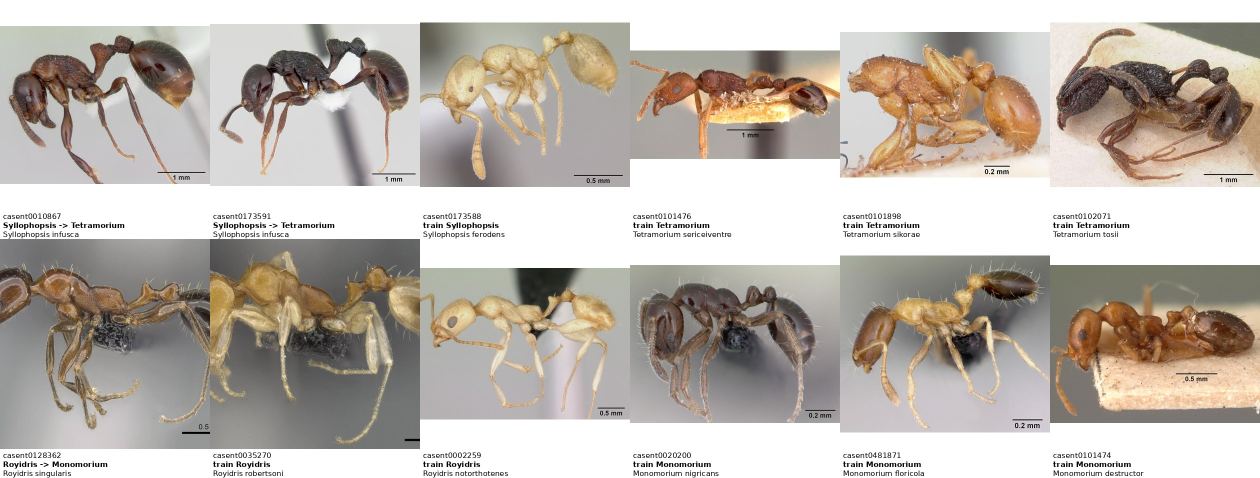
#> input picture reports/confusions_pairs.jpg, 2520 x 956 px (shown at 1/2 size)
$ python -i 20_image_stats.py   (imports and definitions only)
#> lines starting #> are read from the running program, lines starting #| are printed output that depends on the picture
#!/usr/bin/env python3
"""Per-image photo-condition measurements for the confound analysis.

For every row of data/dataset.csv, writes one row to
reports/confounds/image_stats.csv. Offline; reads only data/ and writes only
reports/confounds/.

Measured from the pixels (luminance = 0.299 R + 0.587 G + 0.114 B):

  border_r, border_g, border_b   median RGB of the border region: every pixel
                                 within 5 % of the width (left/right) or 5 % of
                                 the height (top/bottom) of an edge
  border_brightness              mean luminance of that region (0-255)
  warm_cool                      border_r - border_b (> 0 warm, < 0 cool)
  width, height, aspect, file_bytes
  dark_frac                      share of the image with luminance below half
                                 the border's median luminance (ant + pin +
                                 scale bar; relative, so exposure-independent)
  dark_frac_abs                  share with luminance below 60 (absolute)
  scalebar_*                     see detect_scalebar()

The scale bar's mm label (0.2 / 0.5 / 1 / 2 mm ...) is drawn into the
pixels only; neither the image file name nor the metadata (image_title,
image_url, GBIF fields) carries it, and no OCR is available offline, so
scalebar_mm is left empty for every row. scalebar_px alone does not give the
magnification.

Joined columns: genus, subfamily, creator, image_source, typeStatus,
is_type, rightsHolder, rights_year_start / rights_year_end (the year range in
rightsHolder, e.g. "California Academy of Sciences, 2000-2008"), split, and
from data/image_manifest.csv sha256, source_url, match_method, source3
(commons_original / commons_thumbnail / gbif_cache) and is_commons_thumb_1280.
"""
from __future__ import annotations

import logging
import re
import sys
from pathlib import Path

import numpy as np
import pandas as pd
from PIL import Image
from scipy import ndimage
from tqdm import tqdm

sys.path.insert(0, str(Path(__file__).resolve().parent))
from gbif_client import setup_logging  # noqa: E402

ROOT = Path(__file__).resolve().parents[1]
DATA = ROOT / "data"
OUT_DIR = ROOT / "reports" / "confounds"
OUT = OUT_DIR / "image_stats.csv"

BORDER = 0.05
DARK_ABS = 60
# scale bar: a solid near-black horizontal rectangle near the bottom
BAR_LUM = 60          # bar pixels are near black
BAR_REGION = 0.35     # bottom 35 % of the image (some bars sit at ~70 % height)
BAR_MIN_LEN = 20      # px
BAR_THICK = (2, 16)   # px
BAR_MIN_ELONG = 5.0   # length / thickness
BAR_MIN_FILL = 0.50   # share of the bounding box that is dark (end ticks and
                      # anti-aliased edge rows lower it)
BAR_FULL_ROW = 0.97   # a row counts as full if dark over this share of the length
BAR_MIN_FULL_ROWS = 2 # ... and the bar needs at least this many full rows
BAR_CLEAR = 0.80      # share of the rows just above/below the bar that is not dark
# second style: a thin (1-4 px) straight line, darker or lighter than its
# surroundings, usually with end ticks (older AntWeb images)
LINE_K = 3            # compare each row with the rows 3 px above and below
LINE_T = 10           # ... and require a same-sign difference above this (0-255)
LINE_MIN_LEN = 60     # px
LINE_MAX_TH = 4       # px
LINE_ROW = 0.90       # at least one row covered over this share of the length

log = logging.getLogger("image_stats")


def luminance(rgb: np.ndarray) -> np.ndarray:
    return rgb[..., 0] * 0.299 + rgb[..., 1] * 0.587 + rgb[..., 2] * 0.114


def border_mask(h: int, w: int) -> np.ndarray:
    bh, bw = max(1, round(BORDER * h)), max(1, round(BORDER * w))
    m = np.zeros((h, w), bool)
    m[:bh], m[-bh:], m[:, :bw], m[:, -bw:] = True, True, True, True
    return m


# [88 lines left out: functions detect_thin_line, detect_scalebar, not called in this run]


def measure(path: Path) -> dict:
#> called with path = '../reports/confusions_pairs.jpg'
    with Image.open(path) as im:
#> im is the input picture: PIL image 2520x956 RGB; mean R, G, B 189.6, 181.8, 173.7
        rgb = np.asarray(im.convert("RGB"), dtype=np.float32)
    h, w = rgb.shape[:2]
#> h = 956; w = 2520
    lum = luminance(rgb)
#> in luminance, `return rgb[..., 0] * 0.299 + rgb[..., 1] * 0.587 + rgb[..., 2] * 0.114`:
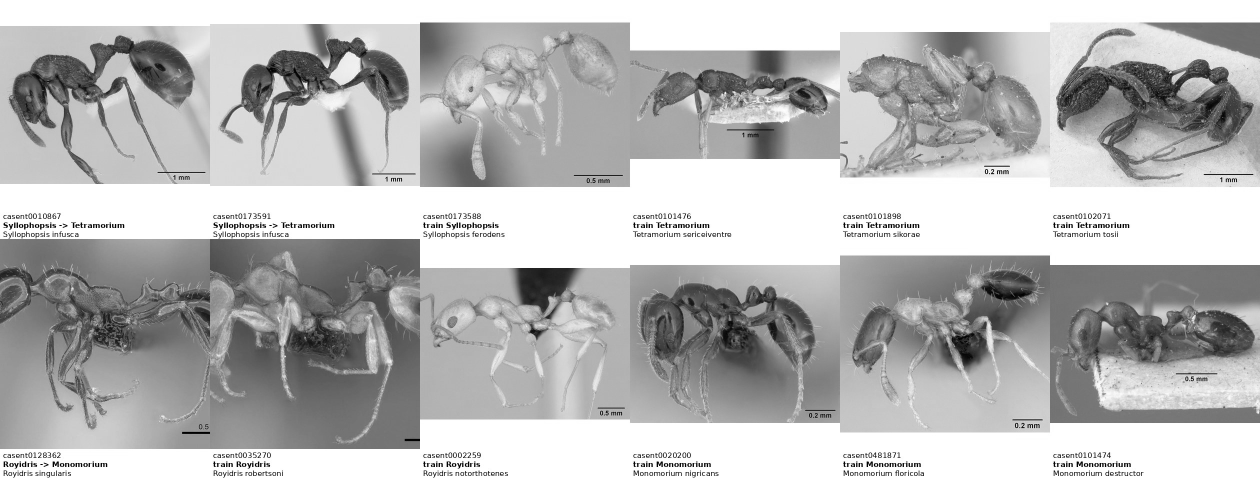
#> returned value: shape (956, 2520) float32 (shown at 1/2 size); min 0, max 255, mean 183.2
    bm = border_mask(h, w)
    med = np.median(rgb[bm], axis=0)
#> med = [255, 255, 255]
    bg_lum_med = float(np.median(lum[bm]))
#> bg_lum_med = 255
#> (the run stopped early here; a loop or call above may not have finished)

$ run again, on reports/contact_sheet.jpg
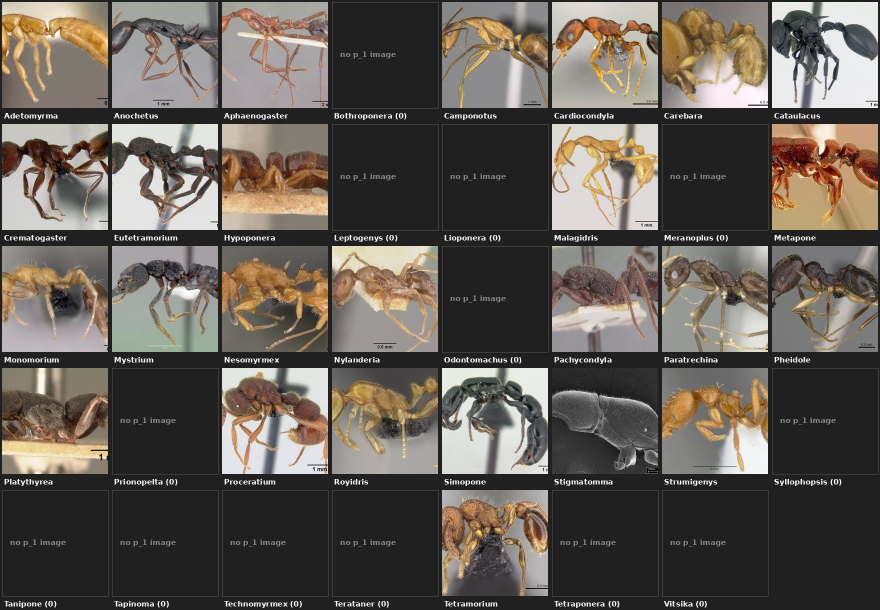
#> input picture reports/contact_sheet.jpg, 1760 x 1220 px (shown at 1/2 size)
#> in measure, im is the input picture: PIL image 1760x1220 RGB; mean R, G, B 99.9, 93.2, 85.9
#> in luminance, `return rgb[..., 0] * 0.299 + rgb[..., 1] * 0.587 + rgb[..., 2] * 0.114`:
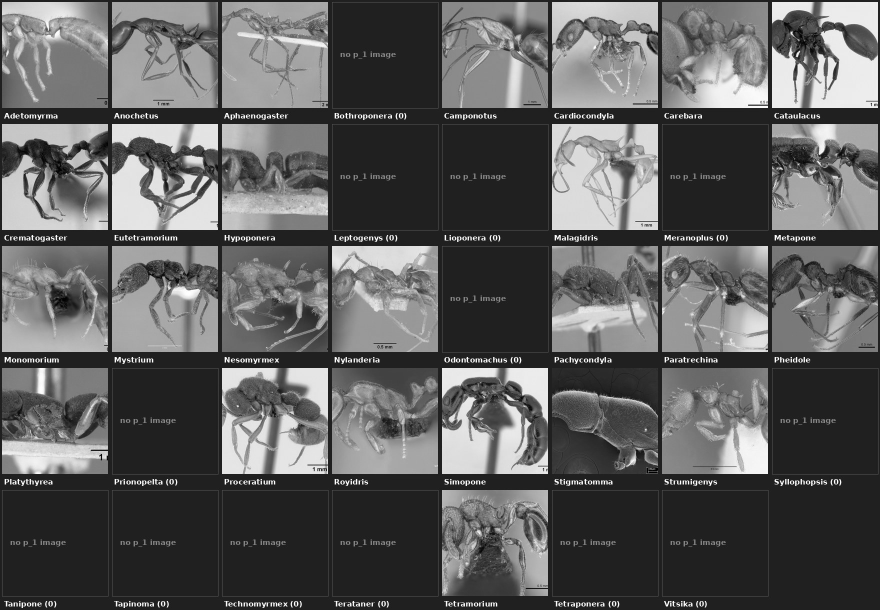
#> returned value: shape (1220, 1760) float32 (shown at 1/2 size); min 0, max 255, mean 94.4
#> med = [65, 56, 42]
#> bg_lum_med = 58.94

$ run again, on reports/errors_sheet.jpg
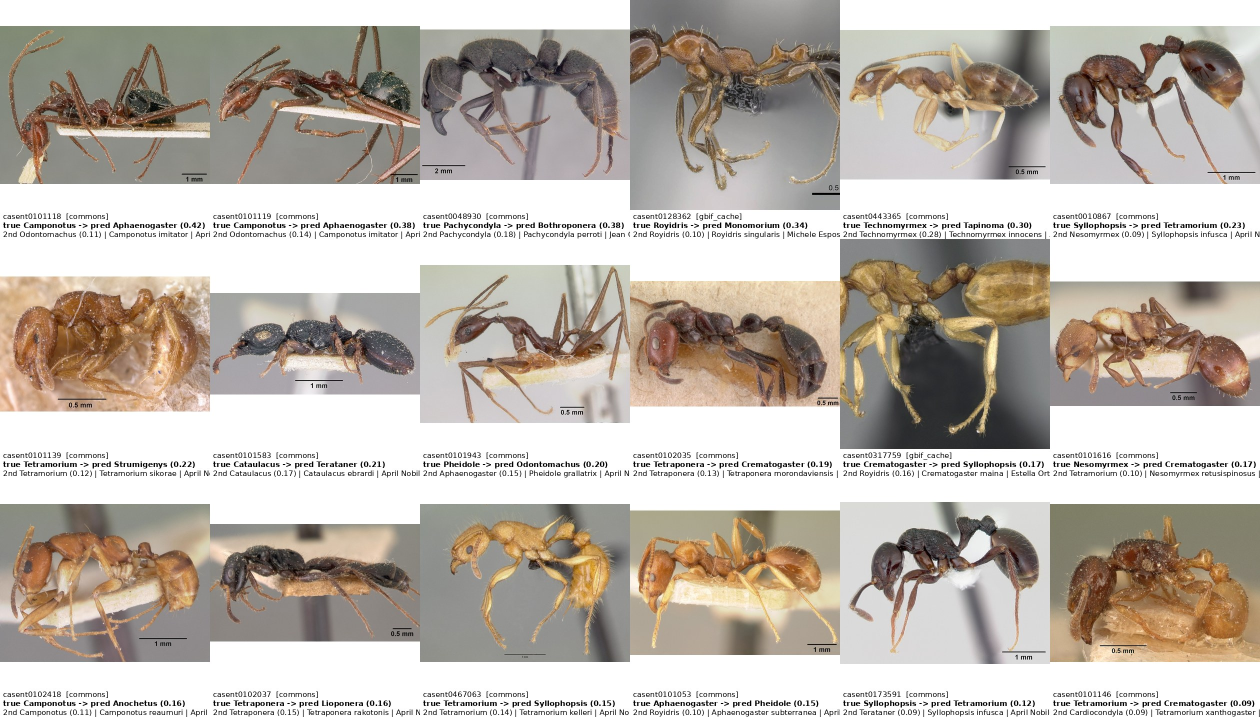
#> input picture reports/errors_sheet.jpg, 2520 x 1434 px (shown at 1/2 size)
#> in measure, im is the input picture: PIL image 2520x1434 RGB; mean R, G, B 188.9, 180.8, 171.9
#> in luminance, `return rgb[..., 0] * 0.299 + rgb[..., 1] * 0.587 + rgb[..., 2] * 0.114`:
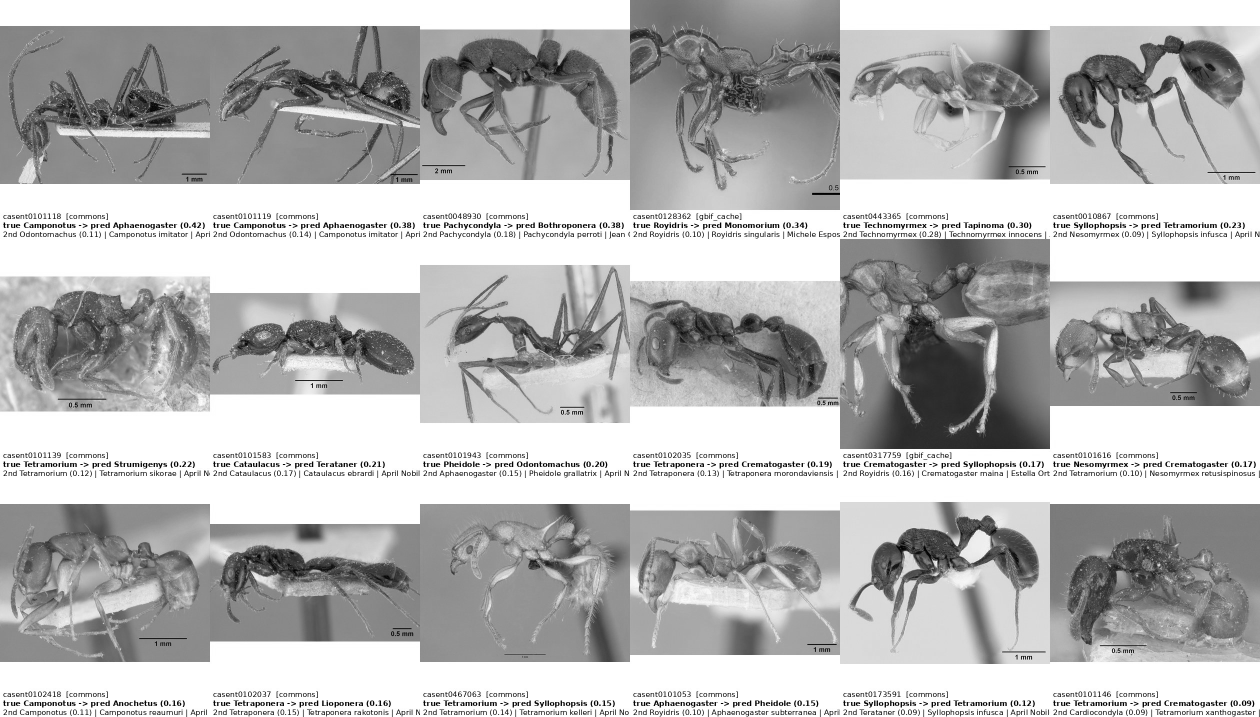
#> returned value: shape (1434, 2520) float32 (shown at 1/2 size); min 0, max 255, mean 182.2
#> med = [252, 252, 252]
#> bg_lum_med = 252
